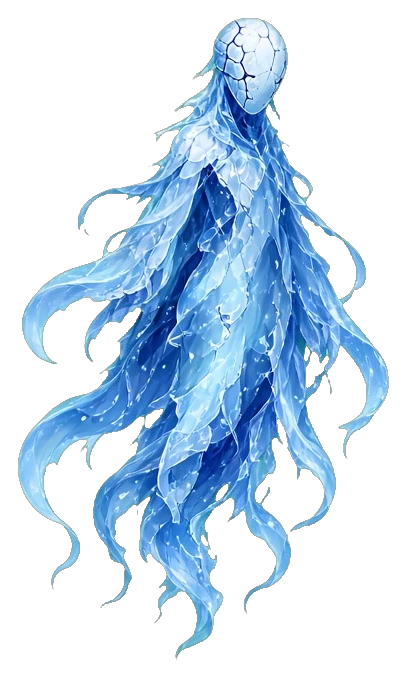
#> input picture assets/battle/enemy-b.webp, 407 x 679 px
$ python paint_wraith.py
#> lines starting #> are read from the running program, lines starting #| are printed output that depends on the picture
from pathlib import Path

import numpy as np
from PIL import Image, ImageDraw


project = Path(__file__).resolve().parents[1]
output = project/'unity/Battle/Assets/Resources/Stage'
reference = Image.open(project/'assets/battle/enemy-b.webp').convert('RGB')
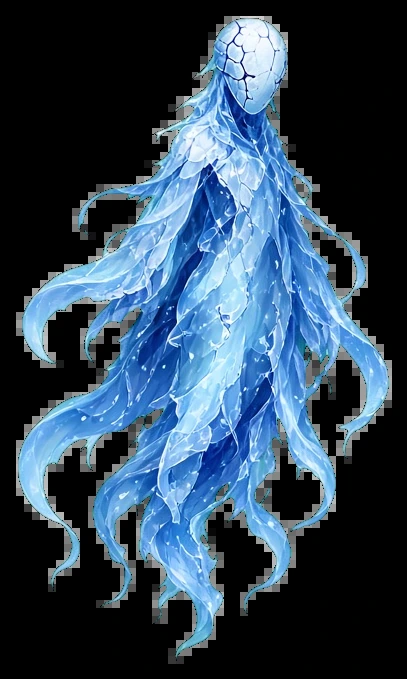
#> reference: PIL image 407x679 RGB; mean R, G, B 47.8, 68.9, 88.3
height, width = 384, 384
rows, columns = np.mgrid[0:height, 0:width]
progress = rows / (height-1)
left = np.interp(progress, [0,.08,.23,.42,.60,.77,.9,1], [243,230,221,217,223,233,244,251])
right = np.interp(progress,[0,.08,.23,.42,.60,.77,.9,1], [255,267,277,283,278,269,261,254])
source_x = (left + (right-left)*columns/(width-1)).round().astype(int)
source_y = (20+progress*91).round().astype(int)
Image.fromarray(np.asarray(reference)[source_y,source_x]).save(output/'WraithMask.png')
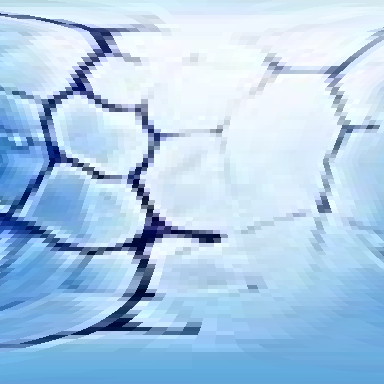
#> saved as WraithMask.png: PIL image 384x384 RGB; mean R, G, B 173.3, 204.4, 232.2

height, width = 768, 384
rows,columns = np.mgrid[0:height,0:width]
across=columns/(width-1)
length=rows/(height-1)
phase=across+.044*np.sin(length*9+across*4)+.023*np.sin(length*19-across*5)
facet=.42+.23*np.cos(phase*19)+.12*np.sin(phase*43+length*7)+.08*np.cos(length*12+phase*8)
facet+=.22*np.exp(-((phase-.53)*14)**2)
facet+=.20*np.exp(-(np.minimum(across,1-across)/.046)**2)
shade=np.clip(facet,.02,1)
channels=[np.interp(shade,[0,.25,.50,.72,1],values) for values in ([12,25,46,102,183],[37,73,132,188,235],[93,146,199,233,255])]
veil=Image.fromarray(np.uint8(np.stack(channels,axis=-1)))
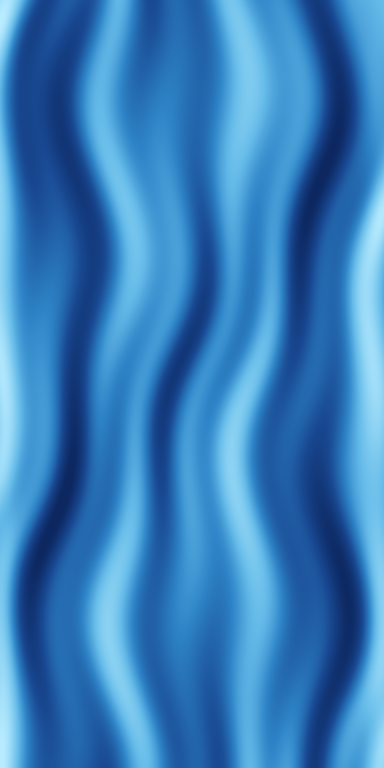
#> veil: PIL image 384x768 RGB; mean R, G, B 55.3, 125.7, 187.1
draw=ImageDraw.Draw(veil,'RGBA')
rng=np.random.default_rng(812)
for index in range(69):
    start=rng.uniform(.03,.97); top=int(rng.integers(-100,height-12)); span=int(rng.integers(28,157)); sway=rng.uniform(-.12,.12)
    points=[((start+sway*(step/10)**1.5+.012*np.sin((top+span*step/10)/65))*width,top+span*step/10) for step in range(11)]
    draw.line(points,fill=(186,236,255,int(rng.integers(35,140))),width=int(rng.choice([1,1,2])))
for index in range(90):
    xpos=int(rng.integers(width)); ypos=int(rng.integers(height)); radius=int(rng.choice([1,1,2,3]));draw.polygon([(xpos,ypos-radius*2),(xpos+radius,ypos),(xpos,ypos+radius*2),(xpos-radius,ypos)],fill=(223,249,255,160))
#> this loop made 90 passes
#> (xpos, ypos, radius) on passes 1 to 12: (291, 154, 1), (368, 504, 1), (317, 604, 2), (315, 691, 3), (320, 246, 2), (162, 88, 2), (123, 307, 1), (373, 253, 2), (304, 452, 1), (158, 401, 3), (293, 681, 3), (191, 117, 3)
veil.save(output/'WraithVeil.png')
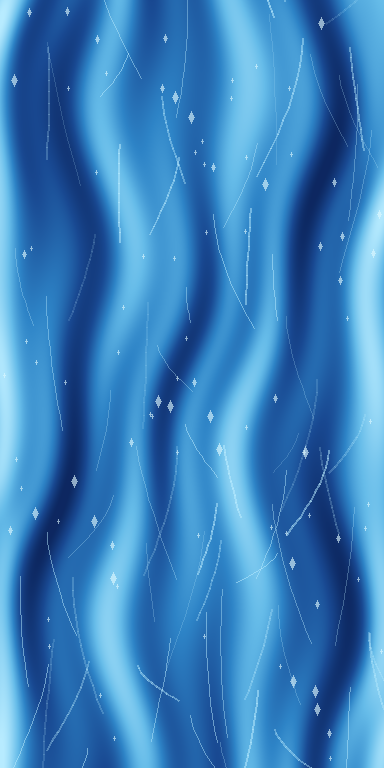
#> saved as WraithVeil.png: PIL image 384x768 RGB; mean R, G, B 57.3, 127.3, 188.1
